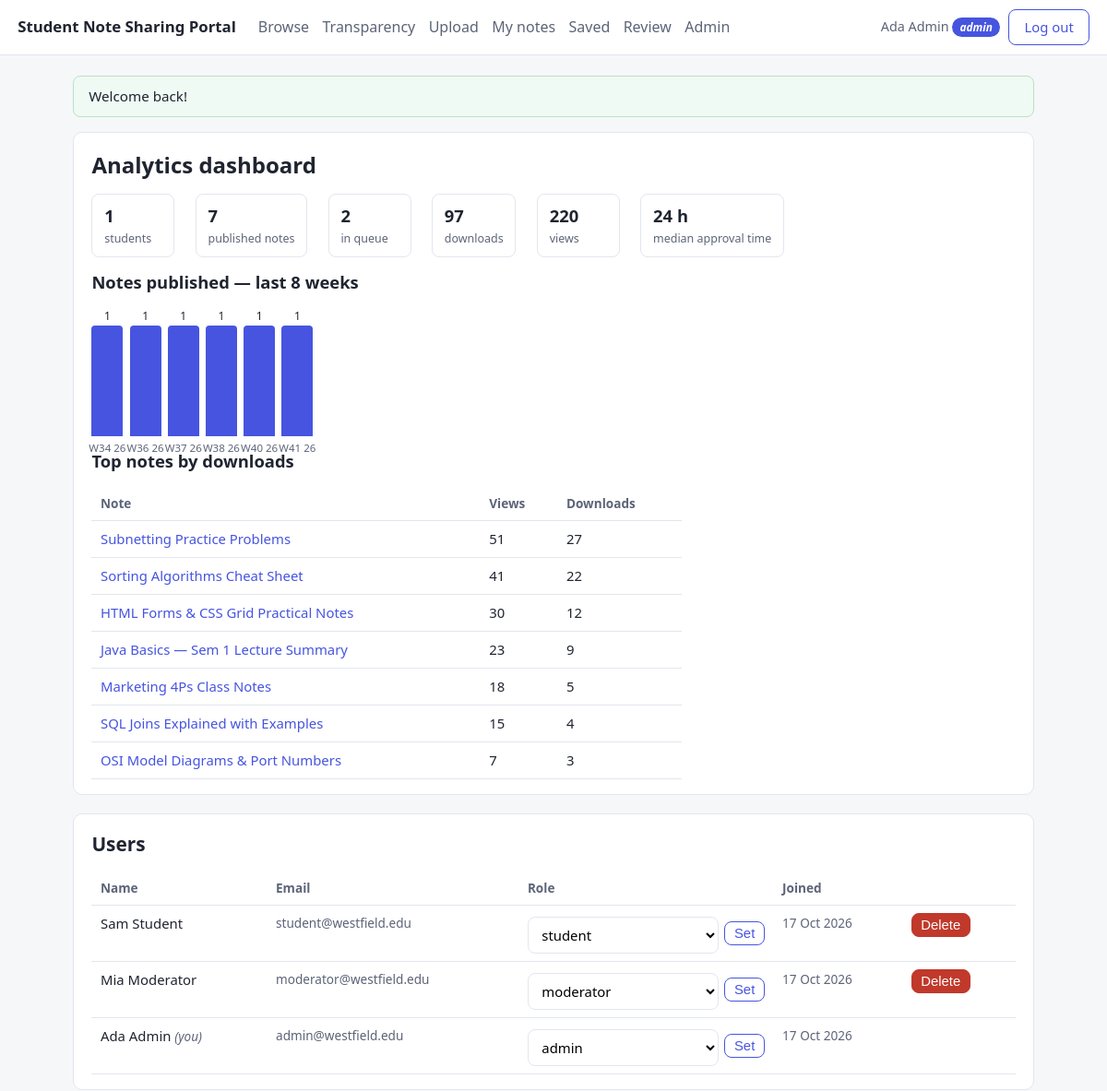
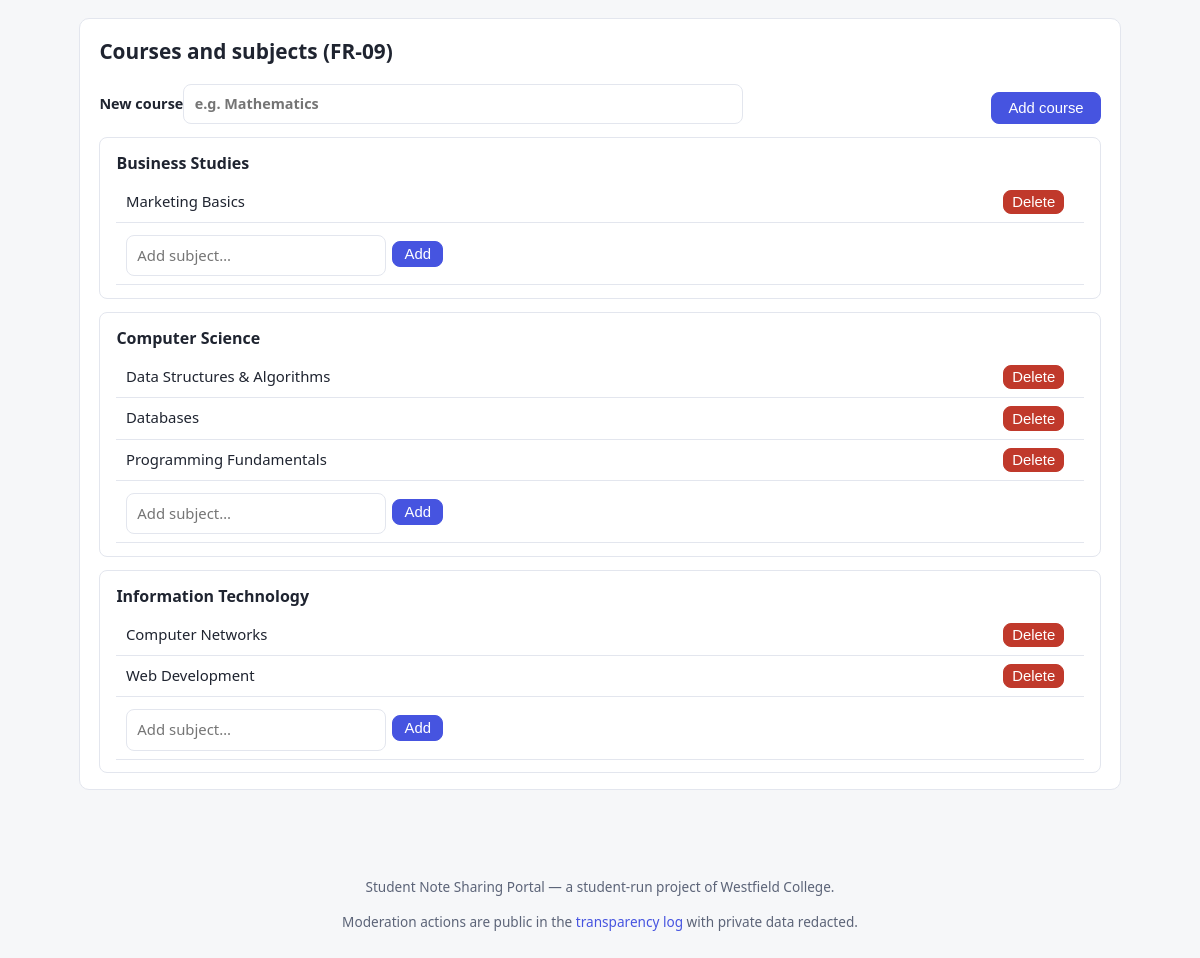
Page /student-note-portal/admin.php (signed in) on the committed database (2 pictures, top to bottom).
### tables this page shows
CREATE TABLE users (
  id              INT UNSIGNED AUTO_INCREMENT PRIMARY KEY,
  institution_id  INT UNSIGNED NOT NULL,
  email           VARCHAR(150) NOT NULL UNIQUE,
  password_hash   VARCHAR(255) NOT NULL,
  display_name    VARCHAR(100) NOT NULL,
  role            ENUM('student','moderator','admin') NOT NULL DEFAULT 'student',
  created_at      TIMESTAMP NOT NULL DEFAULT CURRENT_TIMESTAMP,
  FOREIGN KEY (institution_id) REFERENCES institutions(id)
);

CREATE TABLE subjects (
  id        INT UNSIGNED AUTO_INCREMENT PRIMARY KEY,
  course_id INT UNSIGNED NOT NULL,
  name      VARCHAR(150) NOT NULL,
  UNIQUE KEY subjects_course_name_uq (course_id, name),
  FOREIGN KEY (course_id) REFERENCES courses(id) ON DELETE CASCADE
);

CREATE TABLE notes (
  id                 INT UNSIGNED AUTO_INCREMENT PRIMARY KEY,
  uploader_id        INT UNSIGNED NOT NULL,
  subject_id         INT UNSIGNED NOT NULL,
  title              VARCHAR(200) NOT NULL,
  description        TEXT,
  status             ENUM('draft','pending','published','rejected','removed')
                       NOT NULL DEFAULT 'pending',
  file_ref           VARCHAR(64) NOT NULL,
  original_name      VARCHAR(255) NOT NULL,
  mime               VARCHAR(100) NOT NULL,
  size_bytes         INT UNSIGNED NOT NULL,
  ownership_attested TINYINT(1) NOT NULL,
  view_count         INT UNSIGNED NOT NULL DEFAULT 0,
  download_count     INT UNSIGNED NOT NULL DEFAULT 0,
  created_at         TIMESTAMP NOT NULL DEFAULT CURRENT_TIMESTAMP,
  published_at       TIMESTAMP NULL,
  FOREIGN KEY (uploader_id) REFERENCES users(id),
  FOREIGN KEY (subject_id) REFERENCES subjects(id),
  INDEX notes_status_created_idx (status, created_at),
  INDEX notes_subject_idx (subject_id),
  FULLTEXT KEY notes_search_idx (title, description),
  CONSTRAINT notes_title_len CHECK (CHAR_LENGTH(title) BETWEEN 3 AND 200),
  CONSTRAINT notes_attested CHECK (ownership_attested = 1)
);

CREATE TABLE courses (
  id             INT UNSIGNED AUTO_INCREMENT PRIMARY KEY,
  institution_id INT UNSIGNED NOT NULL,
  name           VARCHAR(150) NOT NULL,
  UNIQUE KEY courses_inst_name_uq (institution_id, name),
  FOREIGN KEY (institution_id) REFERENCES institutions(id)
);

### student-note-portal/includes/functions.php (called while the page is built, shortened)
<?php
function e(mixed $value): string
{
    return htmlspecialchars((string) $value, ENT_QUOTES, 'UTF-8');
}
function take_flashes(): array
{
    $list = $_SESSION['flash'] ?? [];
    return $list;
}

### student-note-portal/includes/auth.php (called while the page is built, shortened)
<?php
require_once __DIR__ . '/db.php';
require_once __DIR__ . '/functions.php';
function current_user(): ?array
{
    if (array_key_exists('op_user', $GLOBALS)) {
        return $GLOBALS['op_user'] ?: null;
    }
    $id = filter_var($_SESSION['user_id'] ?? null, FILTER_VALIDATE_INT);
    $row = query('SELECT id, email, display_name, role, institution_id FROM users WHERE id = ?', [$id])->fetch();
    return $GLOBALS['op_user'] = $row ?: null;
}
function require_login(): void
{
    if (current_user() === null) {
        flash('Please log in first.', 'warn');
        redirect('login.php');
    }
}
function require_role(string ...$roles): void
{
    require_login();
}

### student-note-portal/includes/db.php (called while the page is built, shortened)
<?php
function db(): PDO
{
    static $pdo = null;
    if ($pdo instanceof PDO) {
        return $pdo;
    }
    $dsn = 'mysql:host=' . DB_HOST . ';dbname=' . DB_NAME . ';charset=utf8mb4';
    $pdo = new PDO($dsn, DB_USER, DB_PASS, [
        PDO::ATTR_ERRMODE            => PDO::ERRMODE_EXCEPTION,
        PDO::ATTR_DEFAULT_FETCH_MODE => PDO::FETCH_ASSOC,
        PDO::ATTR_EMULATE_PREPARES   => false,
    ]);
    return $pdo;
}
function query(string $sql, array $params = []): PDOStatement
{
    $stmt = db()->prepare($sql);
    $stmt->execute($params);
    return $stmt;
}

### student-note-portal/admin.php (the view, shortened to what this page needs)
<?php
require_once __DIR__ . '/includes/auth.php';
require_role('admin');
$me = current_user();
$users = query('SELECT id, email, display_name, role, created_at FROM users ORDER BY role, display_name')->fetchAll();
$coursesWithSubjects = query(
    'SELECT c.id, c.name, s.id AS sid, s.name AS sname
     FROM courses c LEFT JOIN subjects s ON s.course_id = c.id
     ORDER BY c.name, s.name'
)->fetchAll();
$courses = [];
foreach ($coursesWithSubjects as $row) {
    if (! isset($courses[$row['id']])) {
        $courses[$row['id']] = ['id' => $row['id'], 'name' => $row['name'], 'subjects' => []];
    }
    if ($row['sid']) {
        $courses[$row['id']]['subjects'][] = ['id' => $row['sid'], 'name' => $row['sname']];
    }
}
$weekRows = query(
    "SELECT YEARWEEK(published_at, 3) AS yw, COUNT(*) AS c
     FROM notes
     WHERE published_at IS NOT NULL AND published_at >= NOW() - INTERVAL 8 WEEK
     GROUP BY yw
     ORDER BY yw"
)->fetchAll();
$publishedMax = 0;
foreach ($weekRows as $w) { $publishedMax = max($publishedMax, (int) $w['c']); }
$avgHours = query(
    "SELECT AVG(TIMESTAMPDIFF(HOUR, n.created_at, m.created_at)) AS h
     FROM moderation_actions m
     JOIN notes n ON n.id = m.note_id
     WHERE m.action = 'approve'"
)->fetch();
$avgHours = $avgHours['h'] !== null ? round((float) $avgHours['h'], 1) : null;
$roleCounts  = query("SELECT role, COUNT(*) c FROM users GROUP BY role ORDER BY role")->fetchAll();
$roleCounts  = array_column($roleCounts, 'c', 'role');
$statusCounts = query("SELECT status, COUNT(*) c FROM notes GROUP BY status")->fetchAll();
$statusCounts = array_column($statusCounts, 'c', 'status');
$totalDownloads = (int) query('SELECT COALESCE(SUM(download_count),0) s FROM notes')->fetch()['s'];
$totalViews     = (int) query('SELECT COALESCE(SUM(view_count),0) s FROM notes')->fetch()['s'];
$topNotes = query(
    "SELECT id, title, view_count, download_count FROM notes
     WHERE status = 'published' ORDER BY download_count DESC LIMIT 8"
)->fetchAll();
require __DIR__ . '/includes/header.php';
?>
<article class="card stack" style="margin-bottom:1.2rem">
  <h1 style="margin:0">Analytics dashboard</h1>
  <div style="display:flex; gap:1.4rem; flex-wrap:wrap">
    <div class="stat"><b><?= (int) ($roleCounts['student'] ?? 0) ?></b><span class="meta">students</span></div>
    <div class="stat"><b><?= (int) ($statusCounts['published'] ?? 0) ?></b><span class="meta">published notes</span></div>
    <div class="stat"><b><?= (int) ($statusCounts['pending'] ?? 0) ?></b><span class="meta">in queue</span></div>
    <div class="stat"><b><?= number_format($totalDownloads) ?></b><span class="meta">downloads</span></div>
    <div class="stat"><b><?= number_format($totalViews) ?></b><span class="meta">views</span></div>
    <div class="stat"><b><?= $avgHours === null ? '—' : $avgHours . ' h' ?></b><span class="meta">median approval time</span></div>
  </div>
  <h2 style="font-size:1.15rem; margin-bottom:0">Notes published — last 8 weeks</h2>
  <?php if (! $weekRows): ?>
    <p class="muted" style="margin-top:0">No publications in the window yet.</p>
  <?php else: ?>
  <div class="bars">
    <?php foreach ($weekRows as $w): $h = (int) $w['c'] === 0 ? 0 : max(8, (int) round(120 * $w['c'] / max(1, $publishedMax))); ?>
      <div class="bar" style="height:<?= $h ?>px">
        <em><?= (int) $w['c'] ?></em><span><?= e($w['label']) ?></span>
      </div>
    <?php endforeach; ?>
  </div>
  <?php endif; ?>
  <h2 style="font-size:1.15rem; margin-bottom:0">Top notes by downloads</h2>
  <table class="table" style="max-width:640px">
    <thead><tr><th>Note</th><th>Views</th><th>Downloads</th></tr></thead>
    <tbody>
    <?php foreach ($topNotes as $t): ?>
      <tr>
        <td><a href="note.php?id=<?= (int) $t['id'] ?>"><?= e($t['title']) ?></a></td>
        <td><?= (int) $t['view_count'] ?></td>
        <td><?= (int) $t['download_count'] ?></td>
      </tr>
    <?php endforeach; ?>
    </tbody>
  </table>
</article>
<article class="card stack" style="margin-bottom:1.2rem">
  <h1 style="margin:0; font-size:1.3rem">Users</h1>
  <table class="table">
    <thead><tr><th>Name</th><th>Email</th><th>Role</th><th>Joined</th><th></th></tr></thead>
    <tbody>
    <?php foreach ($users as $u): ?>
      <tr>
        <td><?= e($u['display_name']) ?><?= (int) $u['id'] === (int) $me['id'] ? ' <em class="meta">(you)</em>' : '' ?></td>
        <td class="meta"><?= e($u['email']) ?></td>
        <td>
          <form class="inline" method="post" style="display:flex;gap:.4rem;align-items:center">
            <select name="role">
              <option value="student"  <?= $u['role'] === 'student' ? 'selected' : '' ?>>student</option>
              <option value="moderator" <?= $u['role'] === 'moderator' ? 'selected' : '' ?>>moderator</option>
              <option value="admin"    <?= $u['role'] === 'admin' ? 'selected' : '' ?>>admin</option>
            </select>
            <button class="btn btn-sec" style="padding:.25rem .6rem">Set</button>
          </form>
        </td>
        <td class="meta"><?= e(date('j M Y', strtotime($u['created_at']))) ?></td>
        <td>
          <?php if ((int) $u['id'] !== (int) $me['id']): ?>
          <form class="inline" method="post" onsubmit="return confirm('Delete this user?')">
            <button class="btn btn-danger" style="padding:.25rem .6rem">Delete</button>
          </form>
          <?php endif; ?>
        </td>
      </tr>
    <?php endforeach; ?>
    </tbody>
  </table>
</article>
<article class="card stack">
  <h1 style="margin:0; font-size:1.3rem">Courses and subjects (FR-09)</h1>
  <form method="post" style="display:flex; gap:.6rem; flex-wrap:wrap; align-items:flex-end">
    <label style="margin:0; flex:1">New course<input type="text" name="name" required placeholder="e.g. Mathematics"></label>
    <button class="btn">Add course</button>
  </form>
  <?php foreach ($courses as $c): ?>
    <div style="border:1px solid var(--line); border-radius:8px; padding:.8rem 1rem">
      <b><?= e($c['name']) ?></b>
      <table class="table" style="margin-top:.4rem">
        <tbody>
        <?php foreach ($c['subjects'] as $s): ?>
          <tr>
            <td><?= e($s['name']) ?></td>
            <td style="width:90px">
              <form class="inline" method="post" onsubmit="return confirm('Delete subject?')">
                <button class="btn btn-danger" style="padding:.2rem .5rem">Delete</button>
              </form>
            </td>
          </tr>
        <?php endforeach; ?>
        <tr>
          <td>
            <form class="inline" method="post" style="display:flex; gap:.4rem; align-items:center">
              <input type="text" name="name" required placeholder="Add subject…" style="max-width:260px">
              <button class="btn" style="padding:.25rem .7rem">Add</button>
            </form>
          </td>
          <td></td>
        </tr>
        </tbody>
      </table>
    </div>
  <?php endforeach; ?>
</article>
<?php require __DIR__ . '/includes/footer.php'; ?>

### student-note-portal/includes/header.php (shortened to what this page needs)
<?php
require_once __DIR__ . '/auth.php';
$user    = current_user();
$flashes = take_flashes();
?>
<!DOCTYPE html>
<html lang="en">
<head>
<link rel="stylesheet" href="assets/style.css">
</head>
<body>
<header class="topbar">
  <a class="brand" href="index.php"><?= e(APP_NAME) ?></a>
  <nav>
    <a href="index.php" class="<?= basename($_SERVER['PHP_SELF']) === 'index.php' ? 'active' : '' ?>">Browse</a>
    <a href="transparency.php" class="<?= basename($_SERVER['PHP_SELF']) === 'transparency.php' ? 'active' : '' ?>">Transparency</a>
    <?php if ($user): ?>
      <a href="upload.php">Upload</a>
      <a href="my_notes.php">My notes</a>
      <a href="bookmarks.php">Saved</a>
    <?php endif; ?>
    <?php if ($user && in_array($user['role'], ['moderator', 'admin'], true)): ?>
      <a href="review.php" class="<?= basename($_SERVER['PHP_SELF']) === 'review.php' ? 'active' : '' ?>">Review</a>
    <?php endif; ?>
    <?php if ($user && $user['role'] === 'admin'): ?>
      <a href="admin.php">Admin</a>
    <?php endif; ?>
  </nav>
  <div class="account">
    <?php if ($user): ?>
      <span class="who"><?= e($user['display_name']) ?> <em class="badge badge-role"><?= e($user['role']) ?></em></span>
      <a class="btn btn-sec" href="logout.php">Log out</a>
    <?php else: ?>
      <a class="btn btn-sec" href="login.php">Log in</a>
      <a class="btn" href="register.php">Register</a>
    <?php endif; ?>
  </div>
</header>
<main class="wrap">
<?php foreach ($flashes as $f): ?>
  <div class="flash flash-<?= e($f['t']) ?>"><?= e($f['m']) ?></div>
<?php endforeach; ?>

### student-note-portal/assets/style.css (style rules this page uses)
:root { --bg: #f6f7f9; --card: #ffffff; --ink: #1f2430; --muted: #68708a26; --muted-text: #5c6478; --brand: #4654e0; --brand-dark: #3a45c4; --ok: #178a4c; --bad: #c0392b; --warn: #b7791f; --line: #e3e6ee; }
* { box-sizing: border-box; }
body { margin: 0; font: 16px/1.55 "Segoe UI", system-ui, -apple-system, sans-serif; color: var(--ink); background: var(--bg); }
a { color: var(--brand); text-decoration: none; }
.topbar { display: flex; align-items: center; gap: 1.5rem; padding: .6rem 1.2rem; background: var(--card); border-bottom: 1px solid var(--line); position: sticky; top: 0; z-index: 5; }
.brand { font-weight: 700; font-size: 1.05rem; color: var(--ink); }
.topbar nav { display: flex; gap: .9rem; flex: 1; flex-wrap: wrap; }
.topbar nav a { color: var(--muted-text); padding: .25rem 0; }
.account { display: flex; gap: .6rem; align-items: center; }
.who { color: var(--muted-text); font-size: .9rem; }
.wrap { max-width: 1080px; margin: 1.4rem auto 3rem; padding: 0 1.2rem; }
.flash { padding: .6rem 1rem; margin-bottom: 1rem; border-radius: 8px; border: 1px solid var(--line); background: var(--card); font-size: .95rem; }
.flash-ok { border-color: #b7e2c8; background: #f0faf4; }
.card { background: var(--card); border: 1px solid var(--line); border-radius: 10px; padding: 1rem 1.2rem; }
.meta { color: var(--muted-text); font-size: .85rem; }
.badge { display: inline-block; padding: .1rem .5rem; border-radius: 999px; font-size: .74rem; font-weight: 600; background: #eef0f5; color: var(--muted-text); }
.badge-role { background: var(--brand); color: #fff; }
.btn { display: inline-block; padding: .45rem 1rem; border-radius: 8px; background: var(--brand); color: #fff; border: 1px solid var(--brand); font-size: .93rem; cursor: pointer; text-decoration: none; }
.btn-sec { background: transparent; color: var(--brand); }
.btn-danger { background: var(--bad); border-color: var(--bad); }
form.inline { display: inline-block; }
label { display: block; font-size: .9rem; font-weight: 600; margin-top: .8rem; }
input[type=text], input[type=email], input[type=password], select, textarea { width: 100%; max-width: 560px; padding: .5rem .65rem; margin-top: .25rem; border: 1px solid var(--line); border-radius: 8px; font: inherit; background: #fff; }
.table { width: 100%; border-collapse: collapse; font-size: .93rem; }
.table th, .table td { text-align: left; padding: .5rem .6rem; border-bottom: 1px solid var(--line); vertical-align: top; }
.table th { color: var(--muted-text); font-weight: 600; font-size: .85rem; }
.bars { display: flex; align-items: flex-end; gap: .45rem; height: 140px; margin: .6rem 0; }
.bars .bar { flex: 0 0 34px; background: var(--brand); border-radius: 4px 4px 0 0; position: relative; }
.bars .bar span { position: absolute; bottom: -1.4rem; left: 50%; transform: translateX(-50%); font-size: .72rem; color: var(--muted-text); white-space: nowrap; }
.bars .bar em { position: absolute; top: -1.2rem; left: 0; right: 0; text-align: center; font-size: .75rem; font-style: normal; }
.stat { min-width: 90px; padding: .6rem .8rem; border: 1px solid var(--line); border-radius: 8px; background: #fff; display: inline-flex; flex-direction: column; }
.stat b { font-size: 1.15rem; }
.stat .meta { font-size: .78rem; }
.stack > * + * { margin-top: .8rem; }

### rows in the picture
users: display_name "Ada Admin", role "admin", shows "(you)", email "admin@westfield.edu", created_at "17 Oct 2026"
subjects: id "2", name "Data Structures & Algorithms"
notes: title "Subnetting Practice Problems", view_count "51", download_count "27"
notes: title "Sorting Algorithms Cheat Sheet", view_count "41", download_count "22"
notes: title "HTML Forms & CSS Grid Practical Notes", view_count "30", download_count "12"
notes: title "Java Basics — Sem 1 Lecture Summary", view_count "23", download_count "9"
notes: title "Marketing 4Ps Class Notes", view_count "18", download_count "5"
notes: title "SQL Joins Explained with Examples", view_count "15", download_count "4"
notes: title "OSI Model Diagrams & Port Numbers", view_count "7", download_count "3"
users: display_name "Sam Student", email "student@westfield.edu", role "student", created_at "17 Oct 2026"
users: display_name "Mia Moderator", email "moderator@westfield.edu", role "moderator", created_at "17 Oct 2026"
subjects: course.name "Business Studies", name "Marketing Basics"
subjects: name "Databases"
subjects: name "Programming Fundamentals"
subjects: name "Computer Networks"
subjects: name "Web Development"

### other values in the picture
APP_NAME "Student Note Sharing Portal"
$f['m'] "Welcome back!"
$roleCounts['student'] "1"
$statusCounts['published'] "7"
$totalDownloads "97"
$totalViews "220"
$avgHours "24"
$w['c'] "1"
$w['label'] "W34 26"
$w['label'] "W36 26"
$w['label'] "W37 26"
$w['label'] "W38 26"
$w['label'] "W40 26"
$w['label'] "W41 26"
$c['name'] "Computer Science"
